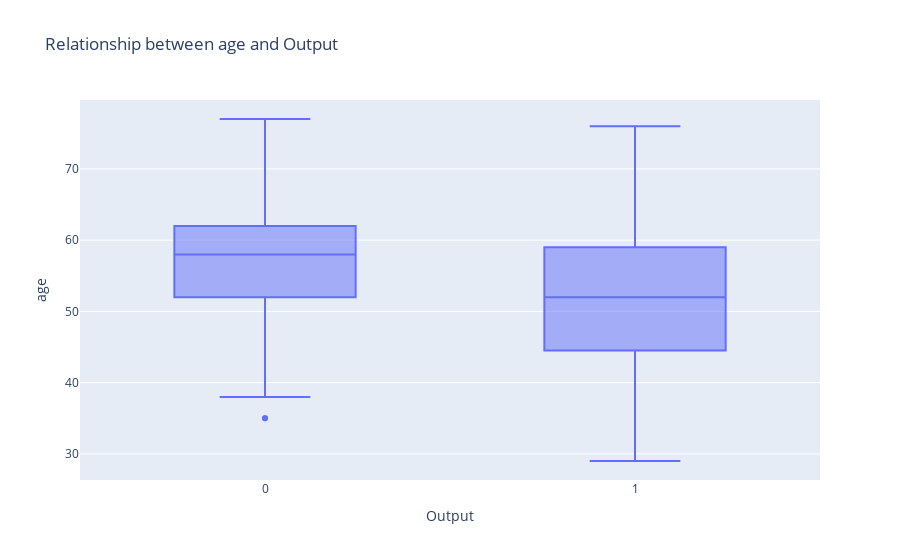
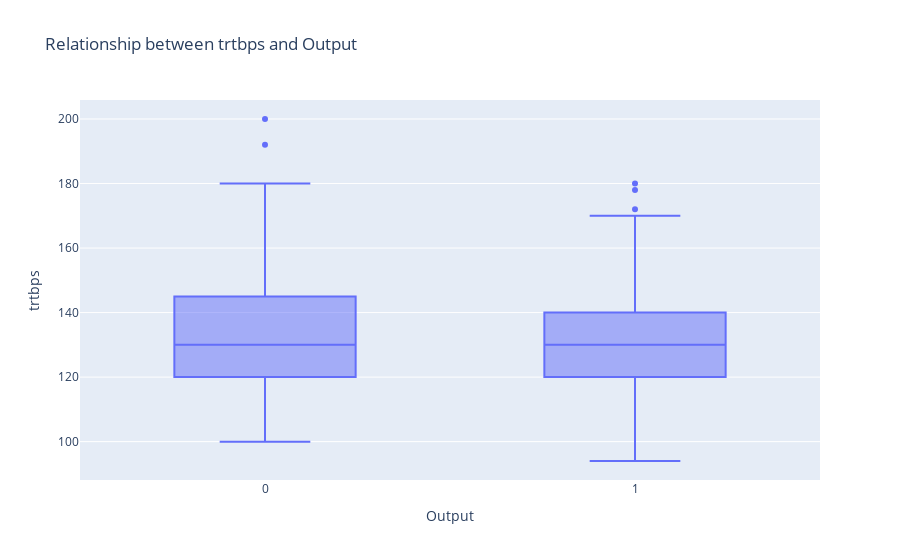
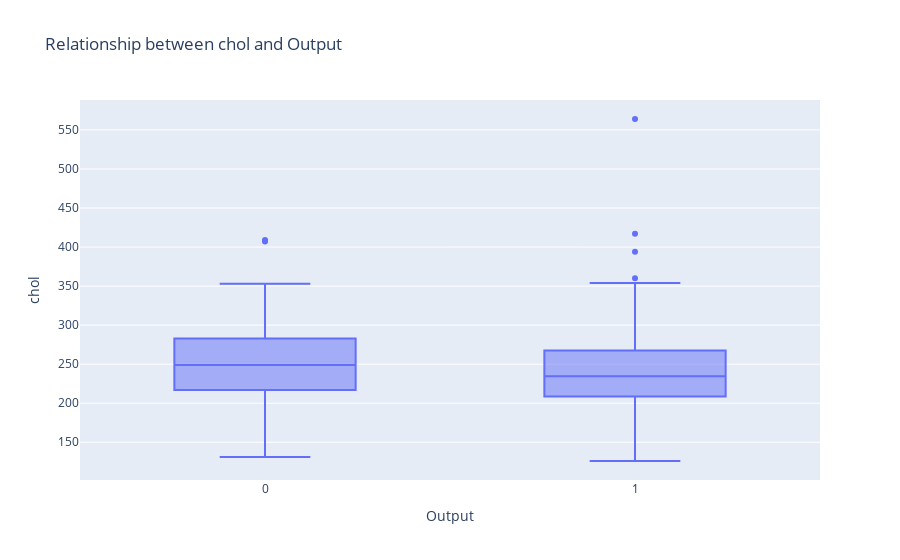
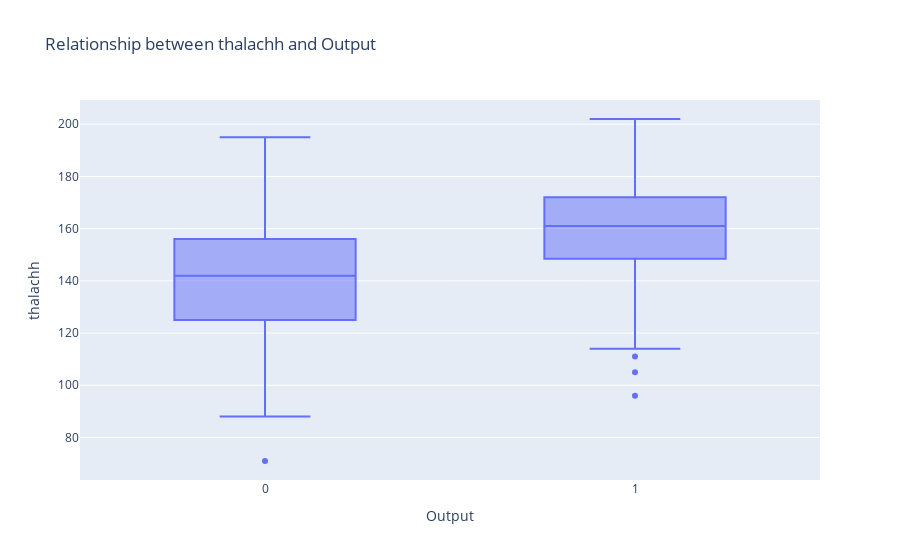

The code cell stored with these charts, in order, in its notebook:
### Code cell
num_cols = ['age', 'trtbps', 'chol', 'thalachh', 'oldpeak']
cat_cols = ['sex', 'cp', 'fbs', 'restecg', 'exng', 'slp', 'caa', 'thall']

# Plotting the relationship between numerical columns and the output column
for col in num_cols:
    fig = go.Figure()
    fig.add_trace(go.Box(x=df['output'], y=df[col], name=col))
    fig.update_layout(title=f'Relationship between {col} and Output', xaxis_title='Output', yaxis_title=col)
    fig.show()

### Figure 1 — Plotly figure (JSON) as saved in the notebook; plotly's stock layout.template omitted (floating-point values rounded to 4 significant figures; data arrays with more than 128 entries replaced by an {"elided": "..."} marker saying what was removed)
{"data": [{"name": "age", "type": "box", "x": {"elided": "302 int values"}, "y": {"elided": "302 int values"}}], "layout": {"title": {"text": "Relationship between age and Output"}, "xaxis": {"title": {"text": "Output"}}, "yaxis": {"title": {"text": "age"}}}}

### Figure 2 — Plotly figure (JSON) as saved in the notebook; plotly's stock layout.template omitted (floating-point values rounded to 4 significant figures; data arrays with more than 128 entries replaced by an {"elided": "..."} marker saying what was removed)
{"data": [{"name": "trtbps", "type": "box", "x": {"elided": "302 int values"}, "y": {"elided": "302 int values"}}], "layout": {"title": {"text": "Relationship between trtbps and Output"}, "xaxis": {"title": {"text": "Output"}}, "yaxis": {"title": {"text": "trtbps"}}}}

### Figure 3 — Plotly figure (JSON) as saved in the notebook; plotly's stock layout.template omitted (floating-point values rounded to 4 significant figures; data arrays with more than 128 entries replaced by an {"elided": "..."} marker saying what was removed)
{"data": [{"name": "chol", "type": "box", "x": {"elided": "302 int values"}, "y": {"elided": "302 int values"}}], "layout": {"title": {"text": "Relationship between chol and Output"}, "xaxis": {"title": {"text": "Output"}}, "yaxis": {"title": {"text": "chol"}}}}

### Figure 4 — Plotly figure (JSON) as saved in the notebook; plotly's stock layout.template omitted (floating-point values rounded to 4 significant figures; data arrays with more than 128 entries replaced by an {"elided": "..."} marker saying what was removed)
{"data": [{"name": "thalachh", "type": "box", "x": {"elided": "302 int values"}, "y": {"elided": "302 int values"}}], "layout": {"title": {"text": "Relationship between thalachh and Output"}, "xaxis": {"title": {"text": "Output"}}, "yaxis": {"title": {"text": "thalachh"}}}}
